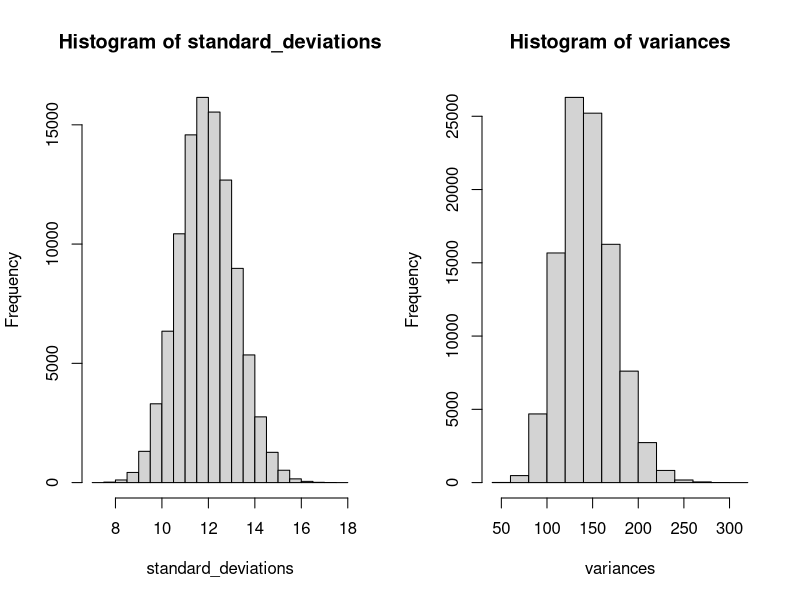

Here is the R script that generated this plot:
repeats <- 100000
sample_size <- 50
mu <- 50
sigma <- 12

standard_deviations <- seq(1:repeats)

for (i in 1:repeats)
  {
  sample <- rnorm(sample_size, mu, sigma)
  sd_sample <- sd(sample)
  standard_deviations[i] <- sd_sample
}

variances <- standard_deviations **2

average_sd <- mean(standard_deviations)
average_var <- mean(variances)
p_sd <- mean(standard_deviations < sigma)
p_var <-mean(variances < (sigma**2))

average_sd
average_var
p_sd
p_var

par(mfrow = c(1,2))
hist(standard_deviations)
hist(variances)
